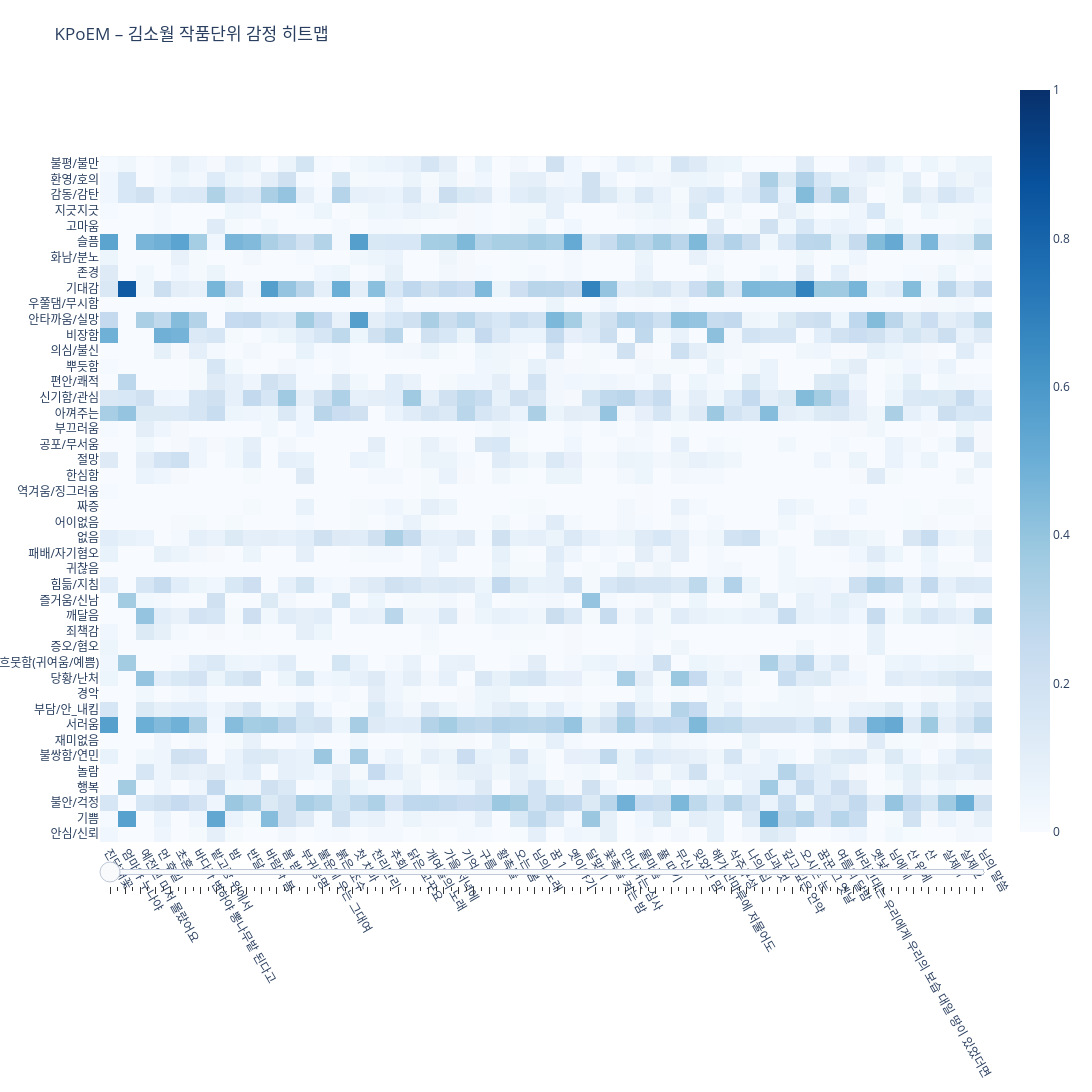

This figure's notebook cell:
### Code cell
fig.update_layout(
    title="KPoEM – 김소월 작품단위 감정 히트맵",
    width=1400,
    height=1100,
    autosize=False,
    margin=dict(l=100, r=100, t=80, b=250),

    xaxis=dict(
        tickangle=60,
        fixedrange=True,
        automargin=False
    ),
    yaxis=dict(
        autorange="reversed",
        tickmode="array",
        tickvals=emotions,
        ticktext=emotions,
        fixedrange=True,
        automargin=False,
        domain=[0.0, 0.9]
    ),

    uirevision="fixed",

    sliders=[{
        "currentvalue": {"visible": False},
        "steps": [
            {
                "method": "animate",
                "args": [
                    [str(i)],
                    {
                        "mode": "immediate",
                        "frame": {"duration": 0, "redraw": True},
                        "transition": {"duration": 0}
                    }
                ],
                "label": ""
            }
            for i in range(0, n_poems - WINDOW + 1)
        ]
    }]
)

### Figure 1 — Plotly figure (JSON) as saved in the notebook; plotly's stock layout.template omitted (floating-point values rounded to 4 significant figures; data arrays with more than 128 entries replaced by an {"elided": "..."} marker saying what was removed)
{"data": [{"colorscale": [[0, "rgb(247,251,255)"], [0.125, "rgb(222,235,247)"], [0.25, "rgb(198,219,239)"], [0.375, "rgb(158,202,225)"], [0.5, "rgb(107,174,214)"], [0.625, "rgb(66,146,198)"], [0.75, "rgb(33,113,181)"], [0.875, "rgb(8,81,156)"], [1, "rgb(8,48,107)"]], "type": "heatmap", "x": ["진달래꽃", "엄마야 누나야", "예전엔 미처 몰랐어요", "먼 후일", "초혼", "바다가 변하야 뽕나무밭 된다고", "밭고랑 위에서", "밤", "반달", "바람과 봄", "봄 밤", "부귀공명", "불운에 우는 그대여", "붉은 조수", "첫 치마", "천리만리", "추회", "닭은 꼬꾸요", "개여울의 노래", "가을 저녁에", "기억", "구름", "황촉불", "오는 봄", "님의 노래", "꿈 1", "옛이야기", "달맞이", "꽃촉불 켜는 밤", "만나려는 심사", "물마름", "풀 따기", "무신", "잊었던 맘", "해가 산마루에 저물어도", "삭주구성", "나의 집", "님과 벗", "깊고 깊은 언약", "오시는 눈", "꿈꾼 그 옛날", "여름의 달밤", "바라건대는 우리에게 우리의 보습 대일 땅이 있었더면", "옛낯", "님에게", "산 위에", "산", "실제 1", "실제 2", "님의 말씀"], "y": ["불평/불만", "환영/호의", "감동/감탄", "지긋지긋", "고마움", "슬픔", "화남/분노", "존경", "기대감", "우쭐댐/무시함", "안타까움/실망", "비장함", "의심/불신", "뿌듯함", "편안/쾌적", "신기함/관심", "아껴주는", "부끄러움", "공포/무서움", "절망", "한심함", "역겨움/징그러움", "짜증", "어이없음", "없음", "패배/자기혐오", "귀찮음", "힘듦/지침", "즐거움/신남", "깨달음", "죄책감", "증오/혐오", "흐뭇함(귀여움/예쁨)", "당황/난처", "경악", "부담/안_내킴", "서러움", "재미없음", "불쌍함/연민", "놀람", "행복", "불안/걱정", "기쁨", "안심/신뢰"], "z": {"elided": "44x50 float values"}, "zmax": 1, "zmin": 0}], "layout": {"autosize": false, "height": 1100, "margin": {"b": 250, "l": 100, "r": 100, "t": 80}, "sliders": [{"currentvalue": {"visible": false}, "steps": [{"args": [["0"], {"frame": {"duration": 0, "redraw": true}, "mode": "immediate", "transition": {"duration": 0}}], "label": "", "method": "animate"}, {"args": [["1"], {"frame": {"duration": 0, "redraw": true}, "mode": "immediate", "transition": {"duration": 0}}], "label": "", "method": "animate"}, {"args": [["2"], {"frame": {"duration": 0, "redraw": true}, "mode": "immediate", "transition": {"duration": 0}}], "label": "", "method": "animate"}, {"args": [["3"], {"frame": {"duration": 0, "redraw": true}, "mode": "immediate", "transition": {"duration": 0}}], "label": "", "method": "animate"}, {"args": [["4"], {"frame": {"duration": 0, "redraw": true}, "mode": "immediate", "transition": {"duration": 0}}], "label": "", "method": "animate"}, {"args": [["5"], {"frame": {"duration": 0, "redraw": true}, "mode": "immediate", "transition": {"duration": 0}}], "label": "", "method": "animate"}, {"args": [["6"], {"frame": {"duration": 0, "redraw": true}, "mode": "immediate", "transition": {"duration": 0}}], "label": "", "method": "animate"}, {"args": [["7"], {"frame": {"duration": 0, "redraw": true}, "mode": "immediate", "transition": {"duration": 0}}], "label": "", "method": "animate"}, {"args": [["8"], {"frame": {"duration": 0, "redraw": true}, "mode": "immediate", "transition": {"duration": 0}}], "label": "", "method": "animate"}, {"args": [["9"], {"frame": {"duration": 0, "redraw": true}, "mode": "immediate", "transition": {"duration": 0}}], "label": "", "method": "animate"}, {"args": [["10"], {"frame": {"duration": 0, "redraw": true}, "mode": "immediate", "transition": {"duration": 0}}], "label": "", "method": "animate"}, {"args": [["11"], {"frame": {"duration": 0, "redraw": true}, "mode": "immediate", "transition": {"duration": 0}}], "label": "", "method": "animate"}, {"args": [["12"], {"frame": {"duration": 0, "redraw": true}, "mode": "immediate", "transition": {"duration": 0}}], "label": "", "method": "animate"}, {"args": [["13"], {"frame": {"duration": 0, "redraw": true}, "mode": "immediate", "transition": {"duration": 0}}], "label": "", "method": "animate"}, {"args": [["14"], {"frame": {"duration": 0, "redraw": true}, "mode": "immediate", "transition": {"duration": 0}}], "label": "", "method": "animate"}, {"args": [["15"], {"frame": {"duration": 0, "redraw": true}, "mode": "immediate", "transition": {"duration": 0}}], "label": "", "method": "animate"}, {"args": [["16"], {"frame": {"duration": 0, "redraw": true}, "mode": "immediate", "transition": {"duration": 0}}], "label": "", "method": "animate"}, {"args": [["17"], {"frame": {"duration": 0, "redraw": true}, "mode": "immediate", "transition": {"duration": 0}}], "label": "", "method": "animate"}, {"args": [["18"], {"frame": {"duration": 0, "redraw": true}, "mode": "immediate", "transition": {"duration": 0}}], "label": "", "method": "animate"}, {"args": [["19"], {"frame": {"duration": 0, "redraw": true}, "mode": "immediate", "transition": {"duration": 0}}], "label": "", "method": "animate"}, {"args": [["20"], {"frame": {"duration": 0, "redraw": true}, "mode": "immediate", "transition": {"duration": 0}}], "label": "", "method": "animate"}, {"args": [["21"], {"frame": {"duration": 0, "redraw": true}, "mode": "immediate", "transition": {"duration": 0}}], "label": "", "method": "animate"}, {"args": [["22"], {"frame": {"duration": 0, "redraw": true}, "mode": "immediate", "transition": {"duration": 0}}], "label": "", "method": "animate"}, {"args": [["23"], {"frame": {"duration": 0, "redraw": true}, "mode": "immediate", "transition": {"duration": 0}}], "label": "", "method": "animate"}, {"args": [["24"], {"frame": {"duration": 0, "redraw": true}, "mode": "immediate", "transition": {"duration": 0}}], "label": "", "method": "animate"}, {"args": [["25"], {"frame": {"duration": 0, "redraw": true}, "mode": "immediate", "transition": {"duration": 0}}], "label": "", "method": "animate"}, {"args": [["26"], {"frame": {"duration": 0, "redraw": true}, "mode": "immediate", "transition": {"duration": 0}}], "label": "", "method": "animate"}, {"args": [["27"], {"frame": {"duration": 0, "redraw": true}, "mode": "immediate", "transition": {"duration": 0}}], "label": "", "method": "animate"}, {"args": [["28"], {"frame": {"duration": 0, "redraw": true}, "mode": "immediate", "transition": {"duration": 0}}], "label": "", "method": "animate"}, {"args": [["29"], {"frame": {"duration": 0, "redraw": true}, "mode": "immediate", "transition": {"duration": 0}}], "label": "", "method": "animate"}, {"args": [["30"], {"frame": {"duration": 0, "redraw": true}, "mode": "immediate", "transition": {"duration": 0}}], "label": "", "method": "animate"}, {"args": [["31"], {"frame": {"duration": 0, "redraw": true}, "mode": "immediate", "transition": {"duration": 0}}], "label": "", "method": "animate"}, {"args": [["32"], {"frame": {"duration": 0, "redraw": true}, "mode": "immediate", "transition": {"duration": 0}}], "label": "", "method": "animate"}, {"args": [["33"], {"frame": {"duration": 0, "redraw": true}, "mode": "immediate", "transition": {"duration": 0}}], "label": "", "method": "animate"}, {"args": [["34"], {"frame": {"duration": 0, "redraw": true}, "mode": "immediate", "transition": {"duration": 0}}], "label": "", "method": "animate"}, {"args": [["35"], {"frame": {"duration": 0, "redraw": true}, "mode": "immediate", "transition": {"duration": 0}}], "label": "", "method": "animate"}, {"args": [["36"], {"frame": {"duration": 0, "redraw": true}, "mode": "immediate", "transition": {"duration": 0}}], "label": "", "method": "animate"}, {"args": [["37"], {"frame": {"duration": 0, "redraw": true}, "mode": "immediate", "transition": {"duration": 0}}], "label": "", "method": "animate"}, {"args": [["38"], {"frame": {"duration": 0, "redraw": true}, "mode": "immediate", "transition": {"duration": 0}}], "label": "", "method": "animate"}, {"args": [["39"], {"frame": {"duration": 0, "redraw": true}, "mode": "immediate", "transition": {"duration": 0}}], "label": "", "method": "animate"}, {"args": [["40"], {"frame": {"duration": 0, "redraw": true}, "mode": "immediate", "transition": {"duration": 0}}], "label": "", "method": "animate"}, {"args": [["41"], {"frame": {"duration": 0, "redraw": true}, "mode": "immediate", "transition": {"duration": 0}}], "label": "", "method": "animate"}, {"args": [["42"], {"frame": {"duration": 0, "redraw": true}, "mode": "immediate", "transition": {"duration": 0}}], "label": "", "method": "animate"}, {"args": [["43"], {"frame": {"duration": 0, "redraw": true}, "mode": "immediate", "transition": {"duration": 0}}], "label": "", "method": "animate"}, {"args": [["44"], {"frame": {"duration": 0, "redraw": true}, "mode": "immediate", "transition": {"duration": 0}}], "label": "", "method": "animate"}, {"args": [["45"], {"frame": {"duration": 0, "redraw": true}, "mode": "immediate", "transition": {"duration": 0}}], "label": "", "method": "animate"}, {"args": [["46"], {"frame": {"duration": 0, "redraw": true}, "mode": "immediate", "transition": {"duration": 0}}], "label": "", "method": "animate"}, {"args": [["47"], {"frame": {"duration": 0, "redraw": true}, "mode": "immediate", "transition": {"duration": 0}}], "label": "", "method": "animate"}, {"args": [["48"], {"frame": {"duration": 0, "redraw": true}, "mode": "immediate", "transition": {"duration": 0}}], "label": "", "method": "animate"}, {"args": [["49"], {"frame": {"duration": 0, "redraw": true}, "mode": "immediate", "transition": {"duration": 0}}], "label": "", "method": "animate"}, {"args": [["50"], {"frame": {"duration": 0, "redraw": true}, "mode": "immediate", "transition": {"duration": 0}}], "label": "", "method": "animate"}, {"args": [["51"], {"frame": {"duration": 0, "redraw": true}, "mode": "immediate", "transition": {"duration": 0}}], "label": "", "method": "animate"}, {"args": [["52"], {"frame": {"duration": 0, "redraw": true}, "mode": "immediate", "transition": {"duration": 0}}], "label": "", "method": "animate"}, {"args": [["53"], {"frame": {"duration": 0, "redraw": true}, "mode": "immediate", "transition": {"duration": 0}}], "label": "", "method": "animate"}, {"args": [["54"], {"frame": {"duration": 0, "redraw": true}, "mode": "immediate", "transition": {"duration": 0}}], "label": "", "method": "animate"}, {"args": [["55"], {"frame": {"duration": 0, "redraw": true}, "mode": "immediate", "transition": {"duration": 0}}], "label": "", "method": "animate"}, {"args": [["56"], {"frame": {"duration": 0, "redraw": true}, "mode": "immediate", "transition": {"duration": 0}}], "label": "", "method": "animate"}, {"args": [["57"], {"frame": {"duration": 0, "redraw": true}, "mode": "immediate", "transition": {"duration": 0}}], "label": "", "method": "animate"}, {"args": [["58"], {"frame": {"duration": 0, "redraw": true}, "mode": "immediate", "transition": {"duration": 0}}], "label": "", "method": "animate"}, {"args": [["59"], {"frame": {"duration": 0, "redraw": true}, "mode": "immediate", "transition": {"duration": 0}}], "label": "", "method": "animate"}, {"args": [["60"], {"frame": {"duration": 0, "redraw": true}, "mode": "immediate", "transition": {"duration": 0}}], "label": "", "method": "animate"}, {"args": [["61"], {"frame": {"duration": 0, "redraw": true}, "mode": "immediate", "transition": {"duration": 0}}], "label": "", "method": "animate"}, {"args": [["62"], {"frame": {"duration": 0, "redraw": true}, "mode": "immediate", "transition": {"duration": 0}}], "label": "", "method": "animate"}, {"args": [["63"], {"frame": {"duration": 0, "redraw": true}, "mode": "immediate", "transition": {"duration": 0}}], "label": "", "method": "animate"}, {"args": [["64"], {"frame": {"duration": 0, "redraw": true}, "mode": "immediate", "transition": {"duration": 0}}], "label": "", "method": "animate"}, {"args": [["65"], {"frame": {"duration": 0, "redraw": true}, "mode": "immediate", "transition": {"duration": 0}}], "label": "", "method": "animate"}, {"args": [["66"], {"frame": {"duration": 0, "redraw": true}, "mode": "immediate", "transition": {"duration": 0}}], "label": "", "method": "animate"}, {"args": [["67"], {"frame": {"duration": 0, "redraw": true}, "mode": "immediate", "transition": {"duration": 0}}], "label": "", "method": "animate"}, {"args": [["68"], {"frame": {"duration": 0, "redraw": true}, "mode": "immediate", "transition": {"duration": 0}}], "label": "", "method": "animate"}, {"args": [["69"], {"frame": {"duration": 0, "redraw": true}, "mode": "immediate", "transition": {"duration": 0}}], "label": "", "method": "animate"}, {"args": [["70"], {"frame": {"duration": 0, "redraw": true}, "mode": "immediate", "transition": {"duration": 0}}], "label": "", "method": "animate"}, {"args": [["71"], {"frame": {"duration": 0, "redraw": true}, "mode": "immediate", "transition": {"duration": 0}}], "label": "", "method": "animate"}, {"args": [["72"], {"frame": {"duration": 0, "redraw": true}, "mode": "immediate", "transition": {"duration": 0}}], "label": "", "method": "animate"}, {"args": [["73"], {"frame": {"duration": 0, "redraw": true}, "mode": "immediate", "transition": {"duration": 0}}], "label": "", "method": "animate"}, {"args": [["74"], {"frame": {"duration": 0, "redraw": true}, "mode": "immediate", "transition": {"duration": 0}}], "label": "", "method": "animate"}, {"args": [["75"], {"frame": {"duration": 0, "redraw": true}, "mode": "immediate", "transition": {"duration": 0}}], "label": "", "method": "animate"}, {"args": [["76"], {"frame": {"duration": 0, "redraw": true}, "mode": "immediate", "transition": {"duration": 0}}], "label": "", "method": "animate"}, {"args": [["77"], {"frame": {"duration": 0, "redraw": true}, "mode": "immediate", "transition": {"duration": 0}}], "label": "", "method": "animate"}, {"args": [["78"], {"frame": {"duration": 0, "redraw": true}, "mode": "immediate", "transition": {"duration": 0}}], "label": "", "method": "animate"}, {"args": [["79"], {"frame": {"duration": 0, "redraw": true}, "mode": "immediate", "transition": {"duration": 0}}], "label": "", "method": "animate"}, {"args": [["80"], {"frame": {"duration": 0, "redraw": true}, "mode": "immediate", "transition": {"duration": 0}}], "label": "", "method": "animate"}, {"args": [["81"], {"frame": {"duration": 0, "redraw": true}, "mode": "immediate", "transition": {"duration": 0}}], "label": "", "method": "animate"}, {"args": [["82"], {"frame": {"duration": 0, "redraw": true}, "mode": "immediate", "transition": {"duration": 0}}], "label": "", "method": "animate"}, {"args": [["83"], {"frame": {"duration": 0, "redraw": true}, "mode": "immediate", "transition": {"duration": 0}}], "label": "", "method": "animate"}, {"args": [["84"], {"frame": {"duration": 0, "redraw": true}, "mode": "immediate", "transition": {"duration": 0}}], "label": "", "method": "animate"}, {"args": [["85"], {"frame": {"duration": 0, "redraw": true}, "mode": "immediate", "transition": {"duration": 0}}], "label": "", "method": "animate"}, {"args": [["86"], {"frame": {"duration": 0, "redraw": true}, "mode": "immediate", "transition": {"duration": 0}}], "label": "", "method": "animate"}, {"args": [["87"], {"frame": {"duration": 0, "redraw": true}, "mode": "immediate", "transition": {"duration": 0}}], "label": "", "method": "animate"}, {"args": [["88"], {"frame": {"duration": 0, "redraw": true}, "mode": "immediate", "transition": {"duration": 0}}], "label": "", "method": "animate"}, {"args": [["89"], {"frame": {"duration": 0, "redraw": true}, "mode": "immediate", "transition": {"duration": 0}}], "label": "", "method": "animate"}, {"args": [["90"], {"frame": {"duration": 0, "redraw": true}, "mode": "immediate", "transition": {"duration": 0}}], "label": "", "method": "animate"}, {"args": [["91"], {"frame": {"duration": 0, "redraw": true}, "mode": "immediate", "transition": {"duration": 0}}], "label": "", "method": "animate"}, {"args": [["92"], {"frame": {"duration": 0, "redraw": true}, "mode": "immediate", "transition": {"duration": 0}}], "label": "", "method": "animate"}, {"args": [["93"], {"frame": {"duration": 0, "redraw": true}, "mode": "immediate", "transition": {"duration": 0}}], "label": "", "method": "animate"}, {"args": [["94"], {"frame": {"duration": 0, "redraw": true}, "mode": "immediate", "transition": {"duration": 0}}], "label": "", "method": "animate"}, {"args": [["95"], {"frame": {"duration": 0, "redraw": true}, "mode": "immediate", "transition": {"duration": 0}}], "label": "", "method": "animate"}, {"args": [["96"], {"frame": {"duration": 0, "redraw": true}, "mode": "immediate", "transition": {"duration": 0}}], "label": "", "method": "animate"}, {"args": [["97"], {"frame": {"duration": 0, "redraw": true}, "mode": "immediate", "transition": {"duration": 0}}], "label": "", "method": "animate"}, {"args": [["98"], {"frame": {"duration": 0, "redraw": true}, "mode": "immediate", "transition": {"duration": 0}}], "label": "", "method": "animate"}, {"args": [["99"], {"frame": {"duration": 0, "redraw": true}, "mode": "immediate", "transition": {"duration": 0}}], "label": "", "method": "animate"}, {"args": [["100"], {"frame": {"duration": 0, "redraw": true}, "mode": "immediate", "transition": {"duration": 0}}], "label": "", "method": "animate"}, {"args": [["101"], {"frame": {"duration": 0, "redraw": true}, "mode": "immediate", "transition": {"duration": 0}}], "label": "", "method": "animate"}, {"args": [["102"], {"frame": {"duration": 0, "redraw": true}, "mode": "immediate", "transition": {"duration": 0}}], "label": "", "method": "animate"}, {"args": [["103"], {"frame": {"duration": 0, "redraw": true}, "mode": "immediate", "transition": {"duration": 0}}], "label": "", "method": "animate"}, {"args": [["104"], {"frame": {"duration": 0, "redraw": true}, "mode": "immediate", "transition": {"duration": 0}}], "label": "", "method": "animate"}, {"args": [["105"], {"frame": {"duration": 0, "redraw": true}, "mode": "immediate", "transition": {"duration": 0}}], "label": "", "method": "animate"}, {"args": [["106"], {"frame": {"duration": 0, "redraw": true}, "mode": "immediate", "transition": {"duration": 0}}], "label": "", "method": "animate"}, {"args": [["107"], {"frame": {"duration": 0, "redraw": true}, "mode": "immediate", "transition": {"duration": 0}}], "label": "", "method": "animate"}, {"args": [["108"], {"frame": {"duration": 0, "redraw": true}, "mode": "immediate", "transition": {"duration": 0}}], "label": "", "method": "animate"}, {"args": [["109"], {"frame": {"duration": 0, "redraw": true}, "mode": "immediate", "transition": {"duration": 0}}], "label": "", "method": "animate"}, {"args": [["110"], {"frame": {"duration": 0, "redraw": true}, "mode": "immediate", "transition": {"duration": 0}}], "label": "", "method": "animate"}, {"args": [["111"], {"frame": {"duration": 0, "redraw": true}, "mode": "immediate", "transition": {"duration": 0}}], "label": "", "method": "animate"}, {"args": [["112"], {"frame": {"duration": 0, "redraw": true}, "mode": "immediate", "transition": {"duration": 0}}], "label": "", "method": "animate"}, {"args": [["113"], {"frame": {"duration": 0, "redraw": true}, "mode": "immediate", "transition": {"duration": 0}}], "label": "", "method": "animate"}, {"args": [["114"], {"frame": {"duration": 0, "redraw": true}, "mode": "immediate", "transition": {"duration": 0}}], "label": "", "method": "animate"}, {"args": [["115"], {"frame": {"duration": 0, "redraw": true}, "mode": "immediate", "transition": {"duration": 0}}], "label": "", "method": "animate"}]}], "title": {"text": "KPoEM – 김소월 작품단위 감정 히트맵"}, "uirevision": "fixed", "width": 1400, "xaxis": {"automargin": false, "fixedrange": true, "tickangle": 60}, "yaxis": {"automargin": false, "autorange": "reversed", "domain": [0, 0.9], "fixedrange": true, "tickmode": "array", "ticktext": ["불평/불만", "환영/호의", "감동/감탄", "지긋지긋", "고마움", "슬픔", "화남/분노", "존경", "기대감", "우쭐댐/무시함", "안타까움/실망", "비장함", "의심/불신", "뿌듯함", "편안/쾌적", "신기함/관심", "아껴주는", "부끄러움", "공포/무서움", "절망", "한심함", "역겨움/징그러움", "짜증", "어이없음", "없음", "패배/자기혐오", "귀찮음", "힘듦/지침", "즐거움/신남", "깨달음", "죄책감", "증오/혐오", "흐뭇함(귀여움/예쁨)", "당황/난처", "경악", "부담/안_내킴", "서러움", "재미없음", "불쌍함/연민", "놀람", "행복", "불안/걱정", "기쁨", "안심/신뢰"], "tickvals": ["불평/불만", "환영/호의", "감동/감탄", "지긋지긋", "고마움", "슬픔", "화남/분노", "존경", "기대감", "우쭐댐/무시함", "안타까움/실망", "비장함", "의심/불신", "뿌듯함", "편안/쾌적", "신기함/관심", "아껴주는", "부끄러움", "공포/무서움", "절망", "한심함", "역겨움/징그러움", "짜증", "어이없음", "없음", "패배/자기혐오", "귀찮음", "힘듦/지침", "즐거움/신남", "깨달음", "죄책감", "증오/혐오", "흐뭇함(귀여움/예쁨)", "당황/난처", "경악", "부담/안_내킴", "서러움", "재미없음", "불쌍함/연민", "놀람", "행복", "불안/걱정", "기쁨", "안심/신뢰"]}}}
